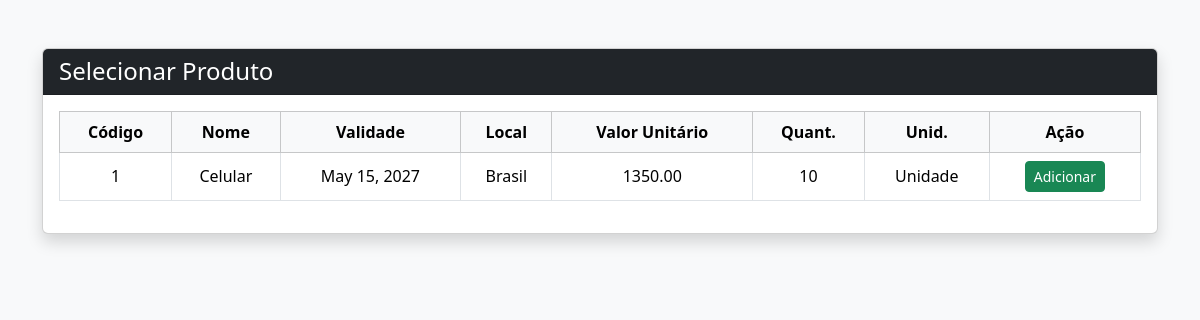
Page /exibirProdutoNotaFiscal/ (signed in) on the committed database.
### app_projeto_TCC/models.py (models this page shows, shortened)
class Produtos(models.Model):
    fornecedor = models.ForeignKey(Fornecedores, on_delete=models.CASCADE)
    nome = models.CharField(max_length=100)
    codigo = models.PositiveBigIntegerField(unique=True)
    categoria = models.CharField(max_length=50, choices=[('Tecnologia','Tecnologia')])
    quantidade_estoque = models.PositiveIntegerField(default=0)
    validade = models.DateField()
    localizacao = models.CharField(max_length=100)
    preco_custo = models.DecimalField(max_digits=10, decimal_places=2)
    preco_venda = models.DecimalField(max_digits=10, decimal_places=2)
    unidade_medida = models.CharField(max_length=20, default='Unidade' ,choices=[('Unidade', 'Unidade'), ('Kg','Kg'), ])

### app_projeto_TCC/views.py (the view)
# urls.py: path('exibirProdutoNotaFiscal/', views.exibirProdutoNotaFiscal_page, name='exibirProdutoNotaFiscal_page'),
@login_required(login_url='start_page')
def exibirProdutoNotaFiscal_page(request):
    produtos = {
        'produtos':Produtos.objects.all()
    }
    return render(request, 'cadastro/exibirProdutoNotaFiscal.html', produtos)

### app_projeto_TCC/templates/cadastro/exibirProdutoNotaFiscal.html (shortened to what this page needs)
<!DOCTYPE html>
<html lang="pt-BR">
<head>
  <link href="https://cdn.jsdelivr.net/npm/bootstrap@5.3.2/dist/css/bootstrap.min.css" rel="stylesheet">
</head>
<body class="bg-light">
  <div class="container mt-5">
    <div class="card shadow">
      <div class="card-header bg-dark text-white">
        <h4 class="mb-0">Selecionar Produto</h4>
      </div>
      <div class="card-body">
        <table class="table table-hover table-bordered text-center align-middle">
          <thead class="table-light">
            <tr>
              <th>Código</th>
              <th>Nome</th>
              <th>Validade</th>
              <th>Local</th>
              <th>Valor Unitário</th>
              <th>Quant.</th>
              <th>Unid.</th>
              <th>Ação</th>
            </tr>
          </thead>
          <tbody>
            {% for produto in produtos %}
            <tr>
              <td>{{produto.id}}</td>
              <td>{{produto.nome}}</td>
              <td>{{produto.validade}}</td>
              <td>{{produto.localizacao}}</td>
              <td>{{produto.preco_custo}}</td>
              <td>{{produto.quantidade_estoque}}</td>
              <td>{{produto.unidade_medida}}</td>
              <td>
                <button class="btn btn-success btn-sm"
                  data-codigo="{{ produto.id }}"
                  data-nome="{{ produto.nome|escapejs }}"
                  data-validade="{{ produto.validade|date:'d/m/Y' }}"
                  data-local="{{ produto.localizacao|escapejs }}"
                  data-valor="{{ produto.preco_custo|floatformat:2 }}"
                  data-quantidade="{{ produto.quantidade_estoque }}"
                  data-unidade="{{ produto.unidade_medida|escapejs }}"
                  onclick="adicionarPorData(this)">
                  Adicionar
                </button>
              </td>
            </tr>
            {%endfor%}
          </tbody>
        </table>
      </div>
    </div>
  </div>
</body>
</html>

### rows in the picture
Produtos: id "1", nome "Celular", validade "May 15, 2027", localizacao "Brasil", preco_custo "1350.00", quantidade_estoque "10", unidade_medida "Unidade"
